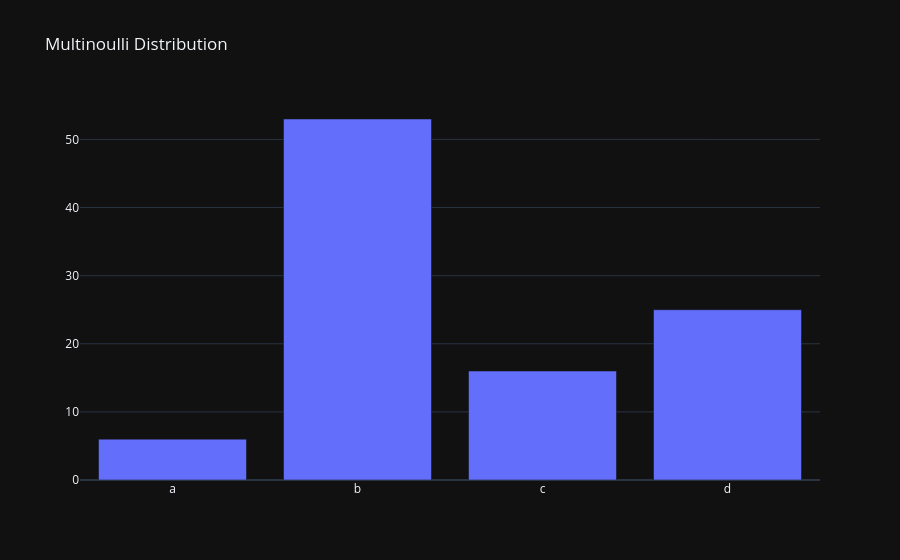

Notebook source saved alongside this figure:
### Code cell
import plotly.graph_objects as go
fig = go.Figure(data=go.Bar(x=categories, y=counts))
fig.update_layout(title='Multinoulli Distribution', template='plotly_dark')
fig.show()

### Figure 1 — Plotly figure (JSON) as saved in the notebook; plotly's stock layout.template omitted (floating-point values rounded to 4 significant figures)
{"data": [{"type": "bar", "x": ["a", "b", "c", "d"], "y": [6, 53, 16, 25]}], "layout": {"autosize": true, "title": {"text": "Multinoulli Distribution"}, "xaxis": {"autorange": true, "range": [-0.5, 3.5], "type": "category"}, "yaxis": {"autorange": true, "range": [0, 55.79], "type": "linear"}}}
